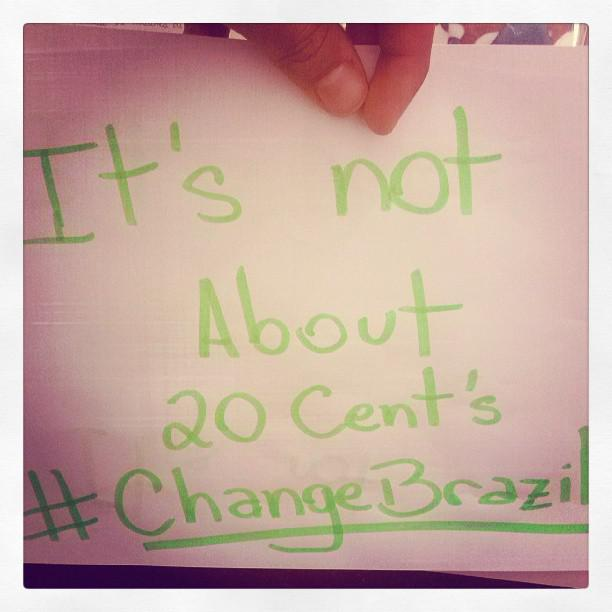
#> input picture img/347036227091968000.JPEG, 612 x 612 px; its folder holds only this picture in this run
$ python thumbnail.py   (older library calls are emulated)
#> lines starting #> are read from the running program, lines starting #| are printed output that depends on the picture
from PIL import Image
import glob, os

size = 128, 128

for infile in glob.glob("./img/*.JPEG"):
    file, ext = os.path.splitext(infile)
    im = Image.open(infile).convert('L')
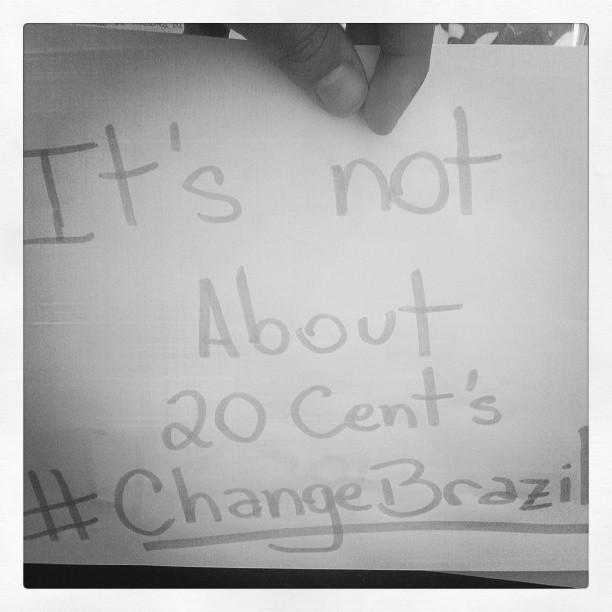
#> im: PIL image 612x612 L; min 11, max 255, mean 178.6
    im.thumbnail(size, Image.ANTIALIAS)
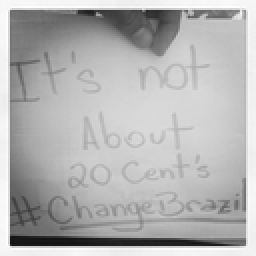
#> im: PIL image 128x128 L (shown 2 times larger); min 17, max 255, mean 178.8
    # im.save(file + ".png")

    im.save(file + ".jpg", "JPEG")

$ run again, on img/347036282490343426.JPEG
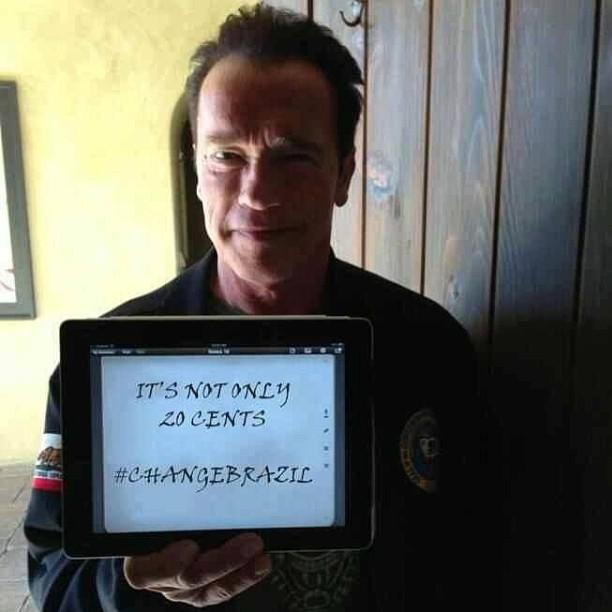
#> input picture img/347036282490343426.JPEG, 612 x 612 px
#> `im = Image.open(infile).convert('L')`:
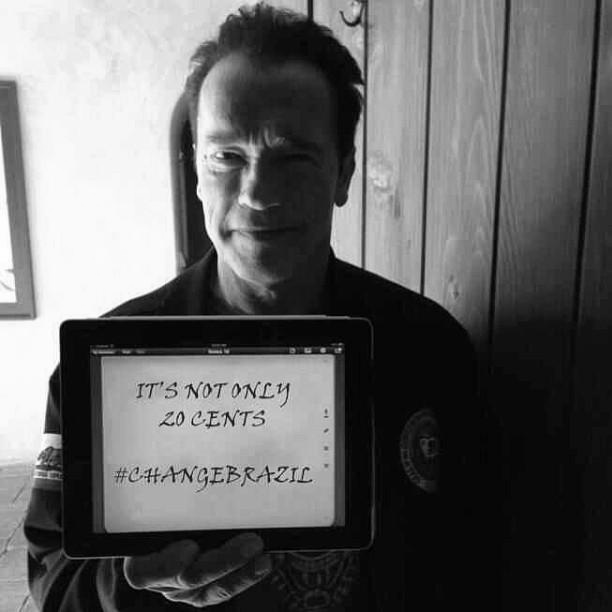
#> im: PIL image 612x612 L; min 0, max 255, mean 100.8
#> `im.thumbnail(size, Image.ANTIALIAS)`:
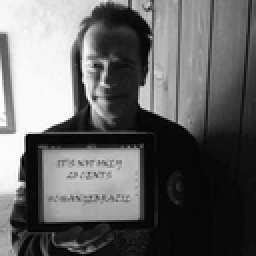
#> im: PIL image 128x128 L (shown 2 times larger); min 0, max 255, mean 100.9

$ run again, on img/347036301888995328.JPEG
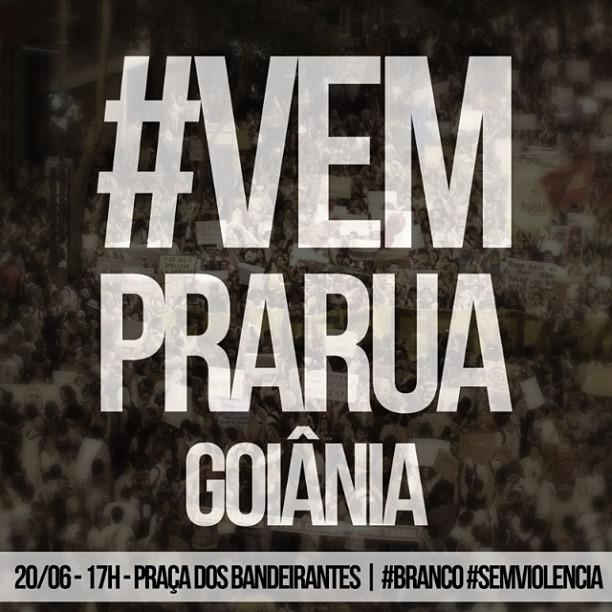
#> input picture img/347036301888995328.JPEG, 612 x 612 px
#> `im.thumbnail(size, Image.ANTIALIAS)`:
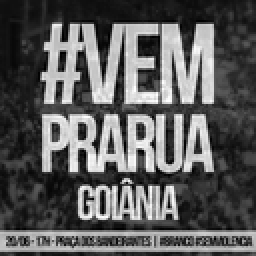
#> im: PIL image 128x128 L (shown 2 times larger); min 0, max 255, mean 92.1

$ run again, on img/347036306376900608.JPEG
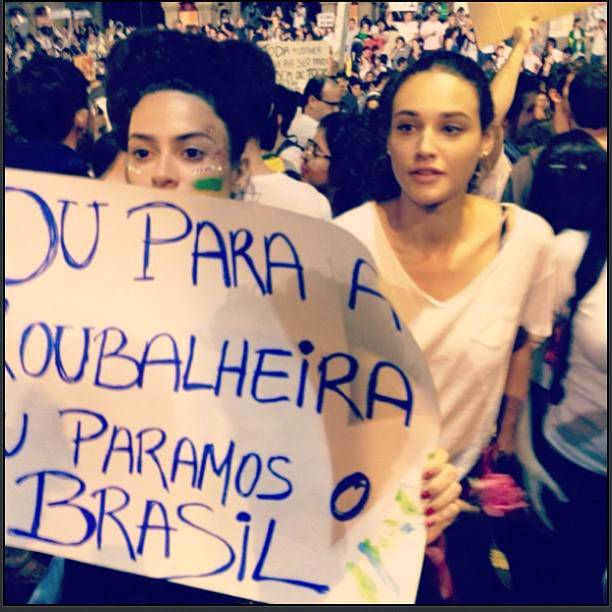
#> input picture img/347036306376900608.JPEG, 612 x 612 px
#> `im = Image.open(infile).convert('L')`:
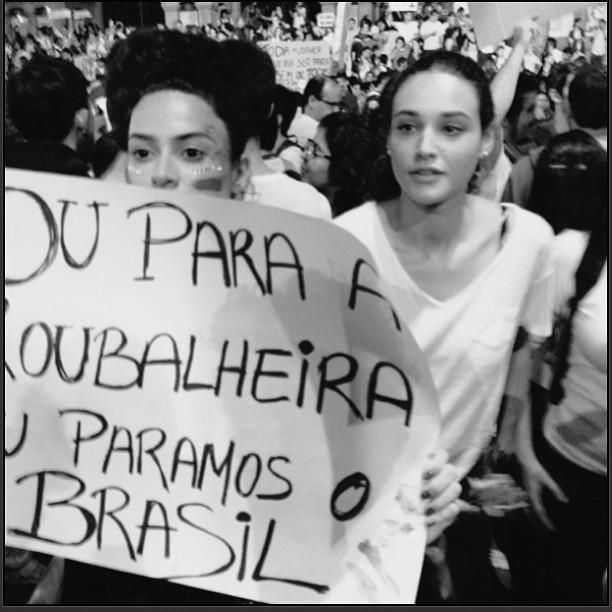
#> im: PIL image 612x612 L; min 0, max 253, mean 132.8
#> `im.thumbnail(size, Image.ANTIALIAS)`:
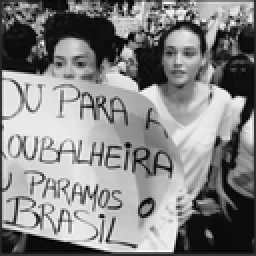
#> im: PIL image 128x128 L (shown 2 times larger); min 0, max 255, mean 133

$ run again, on img/347036232083197952.JPEG
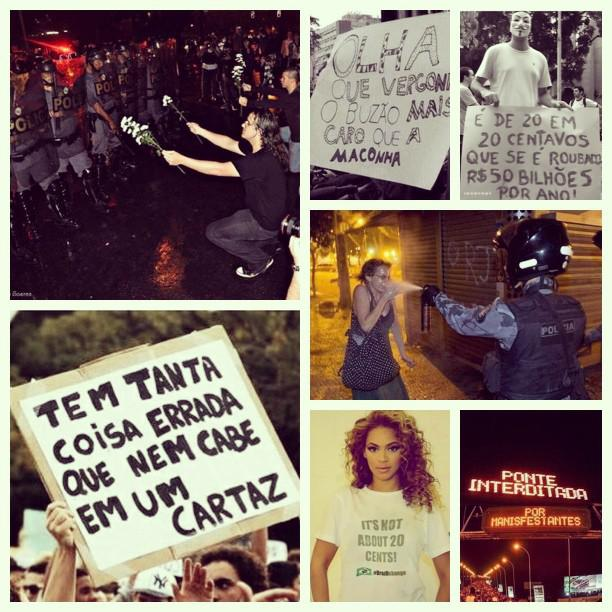
#> input picture img/347036232083197952.JPEG, 612 x 612 px
#> `im = Image.open(infile).convert('L')`:
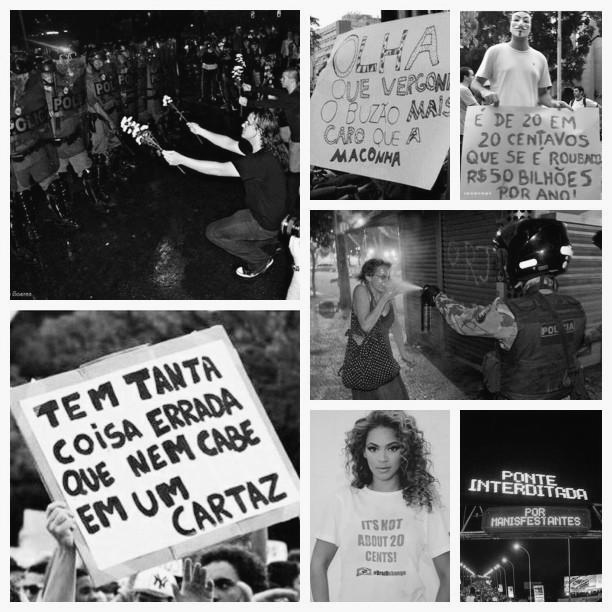
#> im: PIL image 612x612 L; min 1, max 255, mean 116
#> `im.thumbnail(size, Image.ANTIALIAS)`:
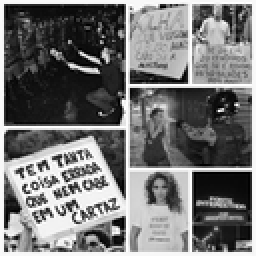
#> im: PIL image 128x128 L (shown 2 times larger); min 0, max 255, mean 115.9
